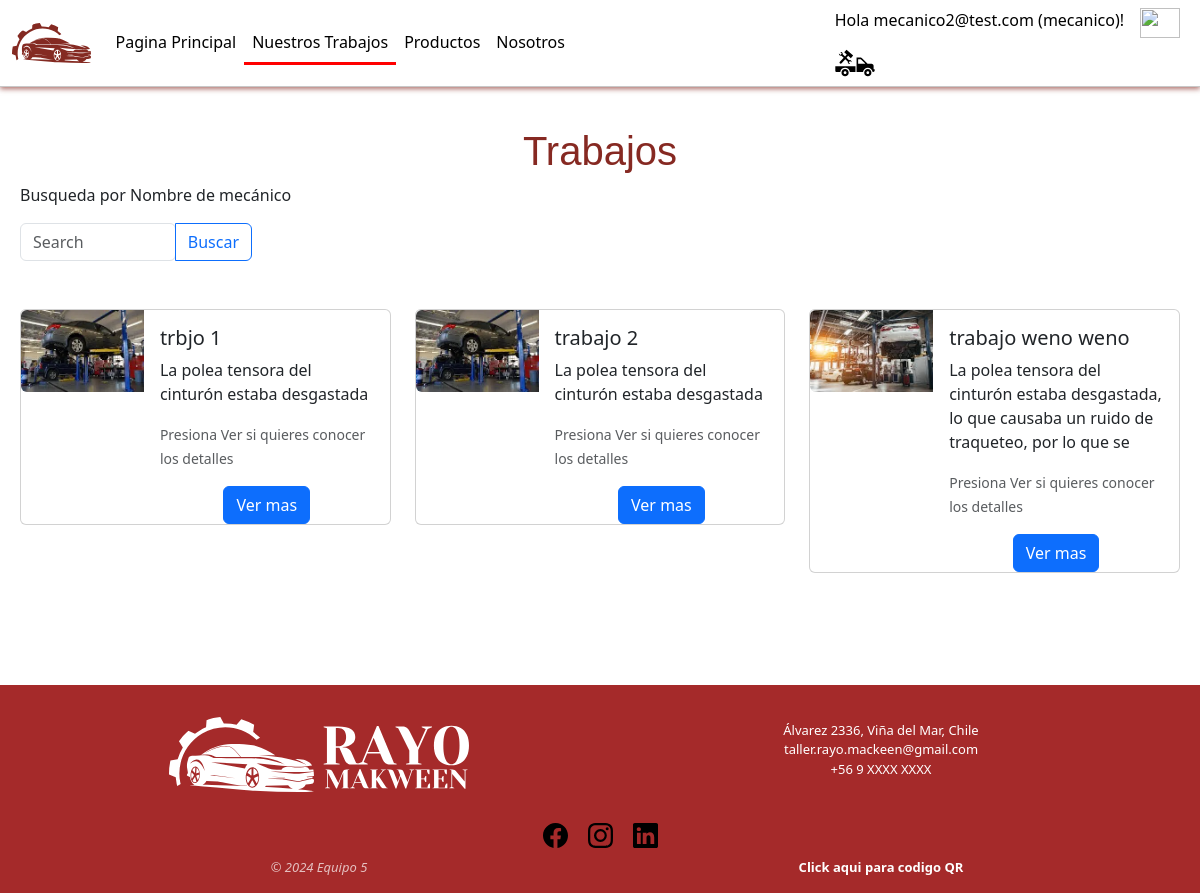
The page /trabajos (signed in) on the database as committed earlier.
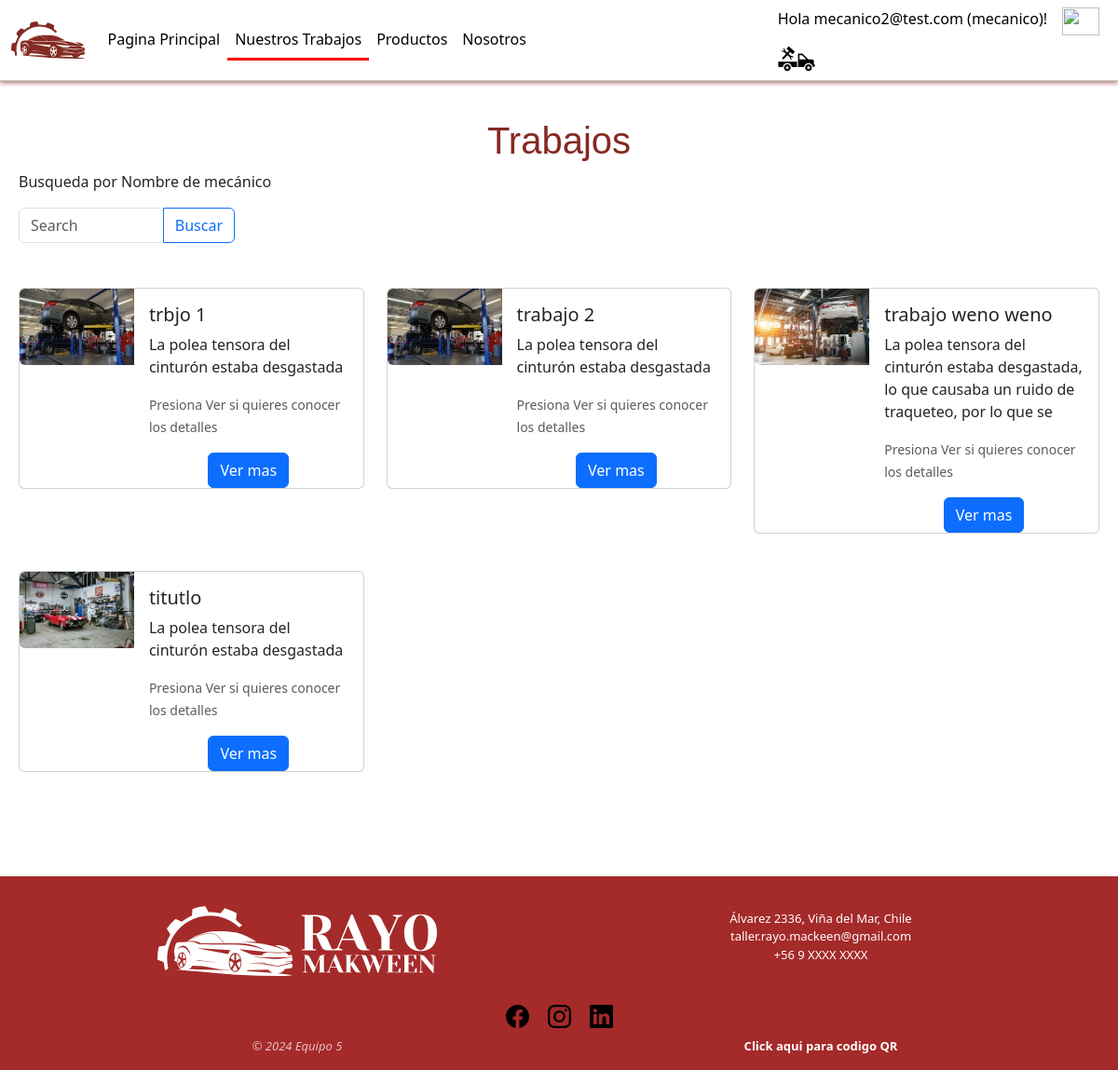
The same page on the database as committed later.
### core/models.py (models this page shows)
class Trabajo(models.Model):
    ESTADO_REVISION = (
        ("Por revisar", "Por revisar"),
        ("Aprobado", "Aprobado"),
        ("Rechazado", "Rechazado"),
        ("Inactivo", "Inactivo"),
    )
    mecanico = models.ForeignKey(Mecanico, on_delete=models.CASCADE)
    foto_principal = models.ImageField(upload_to='fotos/', null=True)
    titulo = models.CharField(max_length=100, null=True)
    fecha_trabajo = models.DateField()
    fecha_creacion = models.DateField(auto_now_add=True, null=True)
    fecha_actualizacion = models.DateField(auto_now=True, null=True)
    auto = models.CharField(max_length=100)
    diagnostico = models.CharField(max_length=150)
    descripcion = models.TextField()
    revision = models.CharField(max_length=100, choices=ESTADO_REVISION)
    observaciones = models.TextField(null=True, blank=True)

### core/views.py (the view)
# urls.py: path('trabajos', views.nuestros_trabajos, name='trabajos'),
def nuestros_trabajos(request):
    trabajos_validos = Trabajo.objects.filter(revision="Aprobado")
    if "m" in request.GET:
        mecanico = Mecanico.objects.filter(nombre=request.GET['m']).first()
        if mecanico:
            trabajos_validos = trabajos_validos.filter(mecanico = mecanico)
        else:
            trabajos_validos = None
    context = {'trabajos': trabajos_validos}
    template = loader.get_template('trabajos.html')
    return HttpResponse(template.render(context, request))

### templates/trabajos.html (shortened to what this page needs)
<!DOCTYPE html>
<html>
<head>
  {% load static %}
    <link rel="stylesheet" href="{% static 'bootstrap-5.3.3/css/bootstrap.css' %}">
    <link rel="stylesheet" href="{% static 'css/style.css' %}">
</head>
<body>
  {% include 'navbar.html' %}
  <main>
    <div class="container-fluid">
      <div class="row justify-content-center align-items-center g-2">
        <div class="container py-5">
          <h1 class="text-center">Trabajos</h1>
            <p>Busqueda por Nombre de mecánico</p>
            <form method="GET" action="/trabajos">
                <div class="input-group" style="width: 20%">
                  <input type="search" class="form-control rounded" placeholder="Search" aria-label="Search" aria-describedby="search-addon"
                  name="m"/>
                  <button type="submit" class="btn btn-outline-primary">Buscar</button>
                </div>
            </form>
          <div class="row row-cols-1 row-cols-md-3 g-4 py-5">
              {% for trabajo in trabajos %}
                  <div class="col">
                      <div class="card mb-3" style="max-width: auto;">
                          <div class="row g-0">
                              <div class="col-md-4">
                                  <img src="{{ trabajo.foto_principal.url }}" class="img-fluid rounded-start" alt="">
                              </div>
                              <div class="col-md-8">
                                  <div class="card-body">
                                      <h5 class="card-title">{{ trabajo.titulo }}</h5>
                                      <p class="card-text">{{ trabajo.diagnostico }}</p>
                                      <p class="card-text"><small class="text-body-secondary">Presiona Ver si quieres conocer los detalles</small></p>
                                  </div>
                                  <div class="d-flex justify-content-around">
                                      <a href="{% url "ver-trabajo" trabajo.id %}">
                                          <button class="btn btn-primary">Ver mas</button>
                                      </a>
                                  </div>
                              </div>
                          </div>
                      </div>
                  </div>
              {% endfor %}
          </div>
        </div>
      </div>
    </div>
  </main>
  {% include 'footer.html' %}
</body>
</html>

Rows that differ between the two databases and show on the page:
added Trabajo: foto_principal (picture), titulo "titutlo", diagnostico "La polea tensora del cinturón estaba desgastada"
